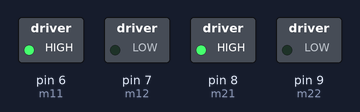
This sketch was run on a simulated Arduino Uno, built with avr-gcc and run on an emulated ATmega328P. On the bench: switched loads named in the sketch (green lamp = pin HIGH).

Above: at 0.1 s.
Timing chart, 0 to 1.6 s (numbered marks = the images above):
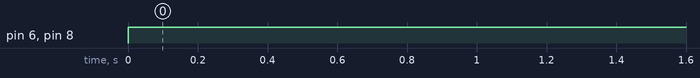

Measured:
- by itself, pin 6 (m11), pin 8 (m21): LOW → HIGH at 0.00 s

The sketch:

l293d_arduino.ino
```cpp
#define m11 6
#define m12 7
#define m21 8
#define m22 9

void forward()
{
   digitalWrite(m11, HIGH);
   digitalWrite(m12, LOW);
   digitalWrite(m21, HIGH);
   digitalWrite(m22, LOW);
}
void backward()
{
   digitalWrite(m11, LOW);
   digitalWrite(m12, HIGH);
   digitalWrite(m21, LOW);
   digitalWrite(m22, HIGH);
}
void left()
{
   digitalWrite(m11, LOW);
   digitalWrite(m12, LOW);
   delay(100);
   digitalWrite(m21, HIGH);
   digitalWrite(m22, LOW);
}
void right()
{
   digitalWrite(m11, HIGH);
   digitalWrite(m12, LOW);
   delay(100);
   digitalWrite(m21, LOW);
   digitalWrite(m22, LOW);
}
void Stop()
{
   digitalWrite(m11, LOW);
   digitalWrite(m12, LOW);
   digitalWrite(m21, LOW);
   digitalWrite(m22, LOW);
}
void setup()
{
  Serial.begin(9600);
  pinMode(m11, OUTPUT);
  pinMode(m12, OUTPUT);
  pinMode(m21, OUTPUT);
  pinMode(m22, OUTPUT);
}

void loop()
{
  forward();
}
```
